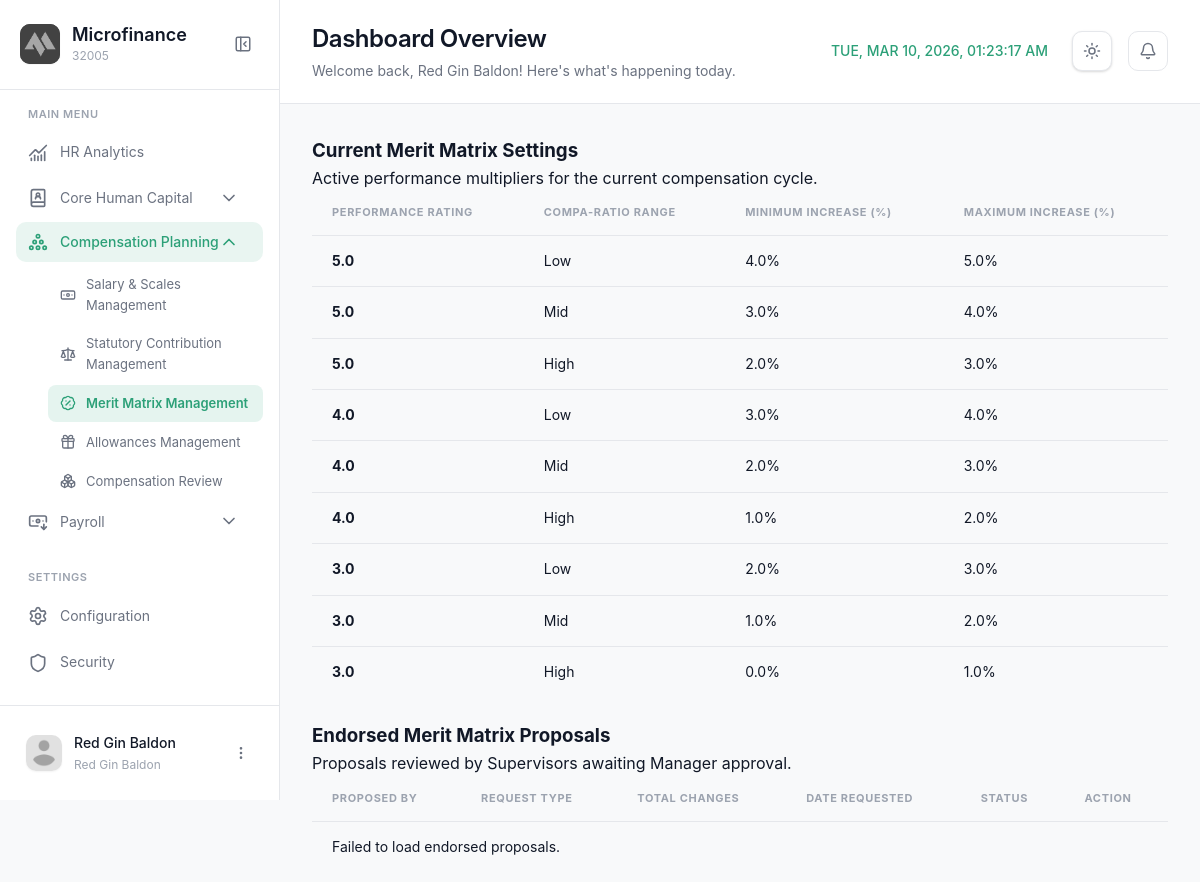
Screenshot of /modules/manager/meritmatrixmgt.php (signed in) with the database file from the repository.
### tables this page shows
CREATE TABLE `merit_matrix_settings` (
  `matrix_id` int(11) NOT NULL,
  `period_id` int(11) NOT NULL,
  `performance_rating` decimal(3,1) DEFAULT NULL,
  `compa_ratio_range` enum('Low','Mid','High') DEFAULT NULL,
  `min_increase_pct` decimal(5,2) DEFAULT NULL,
  `max_increase_pct` decimal(5,2) DEFAULT NULL
);

### modules/manager/meritmatrixmgt.php (the view, shortened to what this page needs)
<?php
require_once '../../config/config.php';
$sql = "SELECT matrix_id as MeritMatrixID, performance_rating as Rating, compa_ratio_range as CompaRatioRange, min_increase_pct as MinIncrease, max_increase_pct as MaxIncrease
        FROM merit_matrix_settings
        WHERE period_id = 1
        ORDER BY performance_rating DESC, compa_ratio_range ASC";
$result = $conn->query($sql);
$matrix_settings = [];
if ($result) {
    while ($row = $result->fetch_assoc()) {
        $matrix_settings[] = $row;
    }
}
$page = 'meritmatrixmgt';
$module = 'planning';
?>
<!DOCTYPE html>
<html lang="en">
<head>
  <link rel="stylesheet" href="../../css/meritmatrixmgt.css?v=1.2">
  <link rel="stylesheet" href="../../css/notifications.css?v=1.1">
</head>
<body>
  <aside class="sidebar" id="sidebar">
    <div class="sidebar-header">
      <div class="logo-container">
        <div class="logo-wrapper">
          <img src="../../img/logo.png" alt="Logo" class="logo">
        </div>
        <div class="logo-text">
          <h2 class="app-name">Microfinance</h2>
          <span class="app-tagline">32005</span>
        </div>
      </div>
      <button class="sidebar-toggle" id="sidebarToggle">
        <i data-lucide="panel-left-close"></i>
      </button>
    </div>
    <nav class="sidebar-nav">
      <div class="nav-section">
        <span class="nav-section-title">MAIN MENU</span>
        <a href="dashboard.php" class="nav-item <?php echo ($page === 'dashboard') ? 'active' : ''; ?>">
          <i data-lucide="chart-no-axes-combined"></i>
          <span>HR Analytics</span>
        </a>
        <div class="nav-item-group <?php echo ($module === 'banking') ? 'active' : ''; ?>">
          <button class="nav-item has-submenu <?php echo ($module === 'banking') ? 'active' : ''; ?>" data-module="banking">
            <div class="nav-item-content">
              <i data-lucide="book-user"></i>
              <span>Core Human Capital</span>
            </div>
            <i data-lucide="chevron-down" class="submenu-icon"></i>
          </button>
        </div>
        <div class="nav-item-group">
          <button class="nav-item has-submenu" data-module="planning">
            <div class="nav-item-content">
              <i data-lucide="circle-pile"></i>
              <span>Compensation Planning</span>
            </div>
            <i data-lucide="chevron-down" class="submenu-icon"></i>
          </button>
          <div class="submenu" id="submenu-planning">
             <a href="salarymgt.php" class="submenu-item <?php echo ($page === 'salarymgt') ? 'active' : ''; ?>">
              <i data-lucide="banknote"></i>
              <span>Salary & Scales Management</span>
            </a>
             <a href="statutorymgt.php" class="submenu-item <?php echo ($page === 'statutorymgt') ? 'active' : ''; ?>">
              <i data-lucide="scale"></i>
              <span>Statutory Contribution Management</span>
            </a>
            <a href="meritmatrixmgt.php" class="submenu-item <?php echo ($page === 'meritmatrixmgt') ? 'active' : ''; ?>">
              <i data-lucide="badge-percent"></i>
              <span>Merit Matrix Management</span>
            </a>
             <a href="allowancemgt.php" class="submenu-item <?php echo ($page === 'allowancemgt') ? 'active' : ''; ?>">
              <i data-lucide="gift"></i>
              <span>Allowances Management</span>
            </a>
             <a href="compensationrev.php" class="submenu-item <?php echo ($page === 'compensationrev') ? 'active' : ''; ?>">
              <i data-lucide="boxes"></i>
              <span>Compensation Review</span>
            </a>
          </div>
        </div>
        <div class="nav-item-group">
          <button class="nav-item has-submenu" data-module="payroll">
            <div class="nav-item-content">
              <i data-lucide="banknote-arrow-down"></i>
              <span>Payroll</span>
            </div>
            <i data-lucide="chevron-down" class="submenu-icon"></i>
          </button>
        </div>
      </div>
      <div class="nav-section">
        <span class="nav-section-title">SETTINGS</span>
        <a href="#" class="nav-item">
          <i data-lucide="settings"></i>
          <span>Configuration</span>
        </a>
        <a href="#" class="nav-item">
          <i data-lucide="shield"></i>
          <span>Security</span>
        </a>
      </div>
    </nav>
    <div class="sidebar-footer">
      <div class="user-profile">
        <div class="user-avatar">
          <img src="../../img/profile.png" alt="User">
        </div>
        <div class="user-info">
          <span class="user-name"><?php echo htmlspecialchars($_SESSION['username'] ?? 'Manager'); ?></span>
          <span class="user-role"><?php echo htmlspecialchars($_SESSION['user_role'] ?? 'HR Manager'); ?></span>
        </div>
        <button class="user-menu-btn" id="userMenuBtn">
          <i data-lucide="more-vertical"></i>
        </button>
      </div>
    </div>
  </aside>
  <main class="main-content">
    <header class="page-header">
      <div class="header-left">
        <div class="header-title">
          <h1>Dashboard Overview</h1>
          <p>Welcome back, <?php echo htmlspecialchars($_SESSION['username'] ?? 'User'); ?>! Here's what's happening today.</p>
        </div>
      </div>
      <div class="header-right">
                        <div class="header-clock">
          <span id="realTimeClock"></span>
        </div>
        <button class="theme-toggle" id="themeToggle" aria-label="Toggle theme">
          <i data-lucide="sun" class="sun-icon"></i>
        </button>
        <div class="header-notifications" style="position: relative;">
          <button class="icon-btn" id="notifBtn">
            <i data-lucide="bell"></i>
          </button>
        </div>
      </div>
    </header>
    <div class="content-wrapper">
        <div class="content-card">
            <div class="card-header">
                <div class="card-header-left">
                    <h3 class="card-title">Current Merit Matrix Settings</h3>
                    <p class="card-subtitle">Active performance multipliers for the current compensation cycle.</p>
                </div>
            </div>
            <div class="card-body">
                <div class="data-table">
                    <table id="currentMatrixTable">
                        <thead>
                            <tr>
                                <th>Performance Rating</th>
                                <th>Compa-Ratio Range</th>
                                <th>Minimum Increase (%)</th>
                                <th>Maximum Increase (%)</th>
                            </tr>
                        </thead>
                        <tbody>
                            <?php foreach ($matrix_settings as $setting): ?>
                            <tr data-id="<?php echo $setting['MeritMatrixID']; ?>">
                                <td><strong><?php echo htmlspecialchars($setting['Rating']); ?></strong></td>
                                <td><?php echo htmlspecialchars($setting['CompaRatioRange']); ?></td>
                                <td><?php echo number_format($setting['MinIncrease'], 1); ?>%</td>
                                <td><?php echo number_format($setting['MaxIncrease'], 1); ?>%</td>
                            </tr>
                            <?php endforeach; ?>
                        </tbody>
                    </table>
                </div>
            </div>
        </div>
        <div class="content-card" style="margin-top: 24px;">
            <div class="card-header">
                <div class="card-header-left">
                    <h3 class="card-title">Endorsed Merit Matrix Proposals</h3>
                    <p class="card-subtitle">Proposals reviewed by Supervisors awaiting Manager approval.</p>
                </div>
            </div>
            <div class="card-body">
                <div class="data-table">
                    <table id="endorsedProposalsTable">
                        <thead>
                            <tr>
                                <th>Proposed By</th>
                                <th>Request Type</th>
                                <th>Total Changes</th>
                                <th>Date Requested</th>
                                <th>Status</th>
                                <th>Action</th>
                            </tr>
                        </thead>
                        <tbody id="endorsedProposalsBody">
                        </tbody>
                    </table>
                </div>
            </div>
        </div>
    </div>
  </main>
</body>
</html>

### css/notifications.css (style rules this page uses)
.icon-btn { position: relative; width: 40px; height: 40px; border-radius: 10px; background: var(--surface); border: 1px solid var(--border-color); cursor: pointer; display: flex; align-items: center; justify-content: center; color: var(--text-secondary); transition: var(--transition); flex-shrink: 0; }

### rows the page displays
merit_matrix_settings: performance_rating "5.0", compa_ratio_range "Low", min_increase_pct "4.0", max_increase_pct "5.0"
merit_matrix_settings: performance_rating "5.0", compa_ratio_range "Mid", min_increase_pct "3.0", max_increase_pct "4.0"
merit_matrix_settings: performance_rating "5.0", compa_ratio_range "High", min_increase_pct "2.0", max_increase_pct "3.0"
merit_matrix_settings: performance_rating "4.0", compa_ratio_range "Low", min_increase_pct "3.0", max_increase_pct "4.0"
merit_matrix_settings: performance_rating "4.0", compa_ratio_range "Mid", min_increase_pct "2.0", max_increase_pct "3.0"
merit_matrix_settings: performance_rating "4.0", compa_ratio_range "High", min_increase_pct "1.0", max_increase_pct "2.0"
merit_matrix_settings: performance_rating "3.0", compa_ratio_range "Low", min_increase_pct "2.0", max_increase_pct "3.0"
merit_matrix_settings: performance_rating "3.0", compa_ratio_range "Mid", min_increase_pct "1.0", max_increase_pct "2.0"
merit_matrix_settings: performance_rating "3.0", compa_ratio_range "High", min_increase_pct "0.0", max_increase_pct "1.0"

### other values shown
$_SESSION['username'] "Red Gin Baldon"
$_SESSION['user_role'] "Red Gin Baldon"
